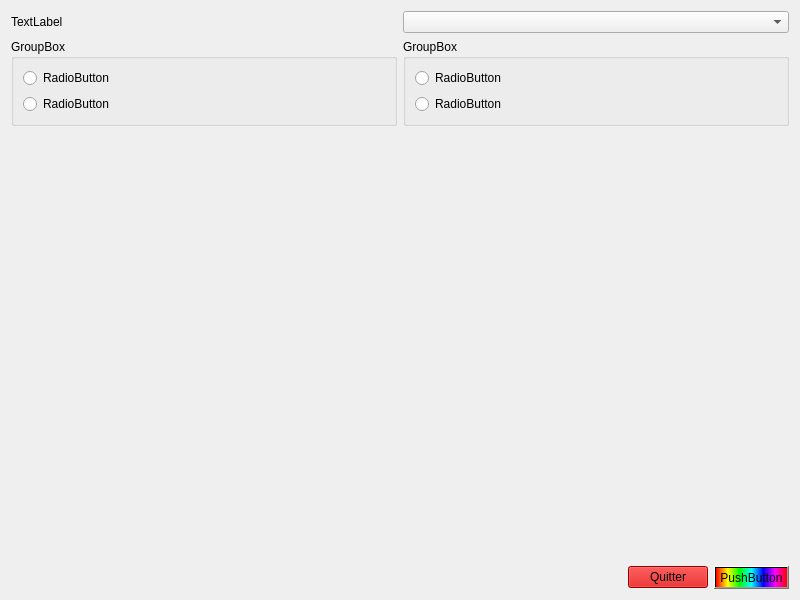
<?xml version="1.0" encoding="UTF-8"?>
<ui version="4.0">
 <class>Widget</class>
 <widget class="QWidget" name="Widget">
  <property name="geometry">
   <rect>
    <x>0</x>
    <y>0</y>
    <width>800</width>
    <height>600</height>
   </rect>
  </property>
  <property name="windowTitle">
   <string>Widget</string>
  </property>
  <layout class="QVBoxLayout" name="verticalLayout_3">
   <item>
    <layout class="QHBoxLayout" name="horizontalLayout_2">
     <item>
      <widget class="QLabel" name="label">
       <property name="text">
        <string>TextLabel</string>
       </property>
      </widget>
     </item>
     <item>
      <widget class="QComboBox" name="comboBox"/>
     </item>
    </layout>
   </item>
   <item>
    <layout class="QHBoxLayout" name="horizontalLayout_4">
     <item>
      <widget class="QGroupBox" name="groupBox">
       <property name="title">
        <string>GroupBox</string>
       </property>
       <layout class="QVBoxLayout" name="verticalLayout">
        <item>
         <widget class="QRadioButton" name="radioButton">
          <property name="text">
           <string>RadioButton</string>
          </property>
         </widget>
        </item>
        <item>
         <widget class="QRadioButton" name="radioButton_2">
          <property name="text">
           <string>RadioButton</string>
          </property>
         </widget>
        </item>
       </layout>
      </widget>
     </item>
     <item>
      <widget class="QGroupBox" name="groupBox_2">
       <property name="title">
        <string>GroupBox</string>
       </property>
       <layout class="QVBoxLayout" name="verticalLayout_2">
        <item>
         <widget class="QRadioButton" name="radioButton_4">
          <property name="text">
           <string>RadioButton</string>
          </property>
         </widget>
        </item>
        <item>
         <widget class="QRadioButton" name="radioButton_3">
          <property name="text">
           <string>RadioButton</string>
          </property>
         </widget>
        </item>
       </layout>
      </widget>
     </item>
    </layout>
   </item>
   <item>
    <spacer name="verticalSpacer">
     <property name="orientation">
      <enum>Qt::Vertical</enum>
     </property>
     <property name="sizeHint" stdset="0">
      <size>
       <width>20</width>
       <height>414</height>
      </size>
     </property>
    </spacer>
   </item>
   <item>
    <layout class="QHBoxLayout" name="horizontalLayout_3">
     <item>
      <layout class="QHBoxLayout" name="horizontalLayout"/>
     </item>
     <item>
      <spacer name="horizontalSpacer">
       <property name="orientation">
        <enum>Qt::Horizontal</enum>
       </property>
       <property name="sizeHint" stdset="0">
        <size>
         <width>40</width>
         <height>20</height>
        </size>
       </property>
      </spacer>
     </item>
     <item>
      <widget class="QPushButton" name="pushButton">
       <property name="styleSheet">
        <string notr="true">background-color: rgb(204, 0, 0);
font: 57 italic 10pt &quot;Ubuntu&quot;;
</string>
       </property>
       <property name="text">
        <string>Quitter</string>
       </property>
      </widget>
     </item>
     <item>
      <widget class="QPushButton" name="pushButton_2">
       <property name="styleSheet">
        <string notr="true">background-color: qlineargradient(spread:pad, x1:0, y1:0, x2:1, y2:0, stop:0 rgba(255, 0, 0, 255), stop:0.166 rgba(255, 255, 0, 255), stop:0.333 rgba(0, 255, 0, 255), stop:0.5 rgba(0, 255, 255, 255), stop:0.666 rgba(0, 0, 255, 255), stop:0.833 rgba(255, 0, 255, 255), stop:1 rgba(255, 0, 0, 255));
color: rgb(0, 0, 0);</string>
       </property>
       <property name="text">
        <string>PushButton</string>
       </property>
      </widget>
     </item>
    </layout>
   </item>
  </layout>
 </widget>
 <resources/>
 <connections>
  <connection>
   <sender>pushButton</sender>
   <signal>clicked()</signal>
   <receiver>Widget</receiver>
   <slot>close()</slot>
   <hints>
    <hint type="sourcelabel">
     <x>672</x>
     <y>579</y>
    </hint>
    <hint type="destinationlabel">
     <x>596</x>
     <y>438</y>
    </hint>
   </hints>
  </connection>
 </connections>
</ui>
